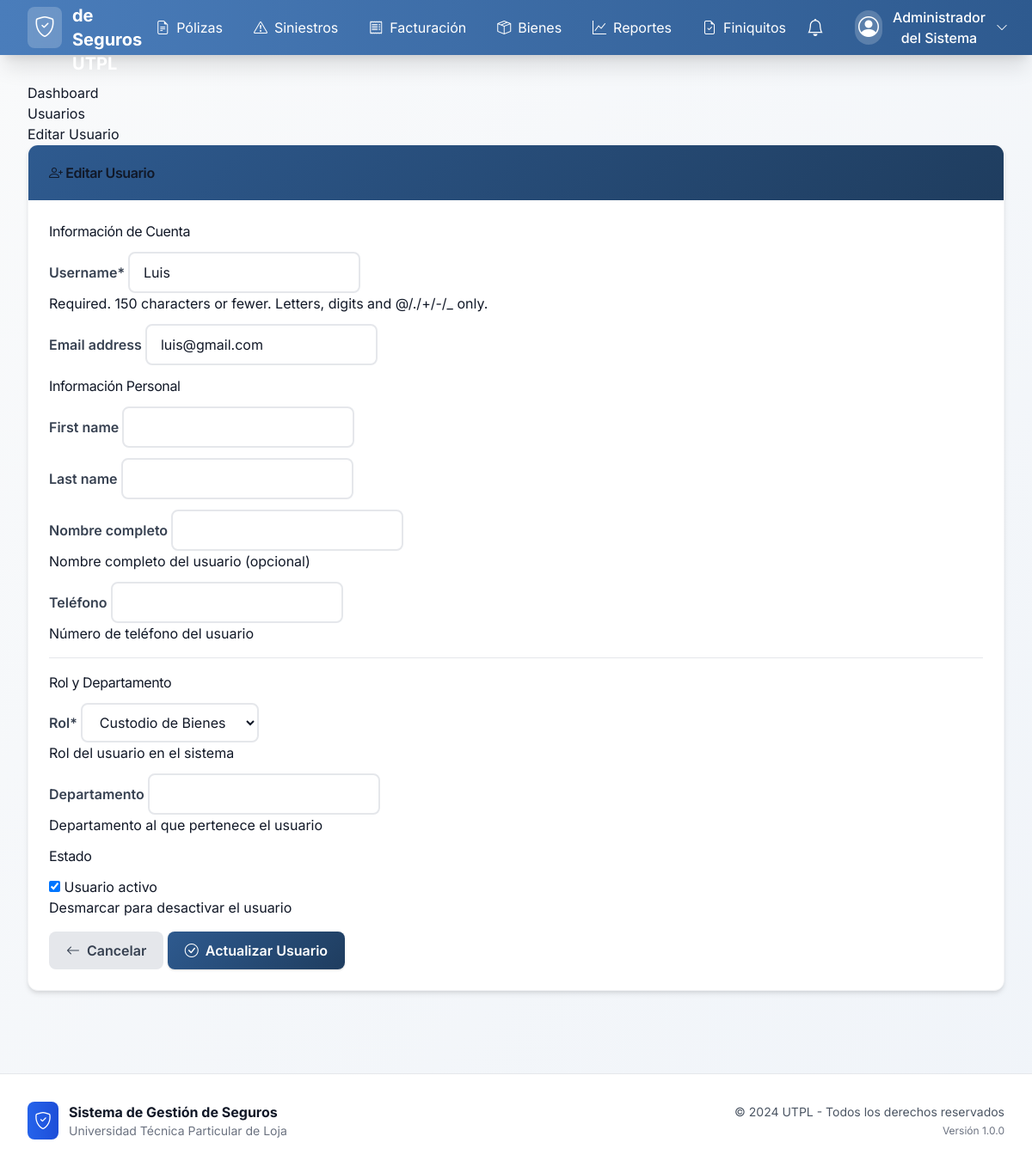
Page /accounts/users/2/edit/ (signed in) on the committed database.
### accounts/models.py (models this page shows, shortened)
class UserProfile(AbstractUser):
    ROLE_CHOICES = [
        ('admin', _('Administrador')),
        ('insurance_manager', _('Gerente de Seguros')),
        ('requester', _('Custodio de Bienes')),
    ]
    full_name = models.CharField(
        _('Nombre completo'),
        max_length=255,
        blank=True
    )
    role = models.CharField(
        _('Rol'),
        max_length=20,
        choices=ROLE_CHOICES,
        default='requester'
    )
    department = models.CharField(
        _('Departamento'),
        max_length=100,
        blank=True
    )
    phone = models.CharField(
        _('Teléfono'),
        max_length=20,
        blank=True
    )
    created_at = models.DateTimeField(_('Fecha de creación'), auto_now_add=True)
    updated_at = models.DateTimeField(_('Fecha de actualización'), auto_now=True)
    class Meta:
        verbose_name = _('Perfil de Usuario')
        verbose_name_plural = _('Perfiles de Usuario')
        ordering = ['-created_at']
    def get_full_name(self):
        if self.full_name:
            return self.full_name
        return super().get_full_name() or self.username
    def get_role_permissions(self):
        permissions_map = {
            'admin': [
                'users_read', 'users_write', 'users_create', 'users_update', 'users_delete', 'users_manage',
                'policies_read', 'policies_write', 'policies_create', 'policies_update', 'policies_delete', 'policies_manage',
                'claims_read', 'claims_write', 'claims_update', 'claims_delete', 'claims_manage',
                'invoices_read', 'invoices_write', 'invoices_create', 'invoices_update', 'invoices_delete', 'invoices_manage',
                'assets_read', 'assets_write', 'assets_create', 'assets_update', 'assets_delete', 'assets_manage',
                'reports_read', 'reports_write', 'reports_create', 'reports_update', 'reports_delete', 'reports_manage',
                'insurance_companies_read', 'insurance_companies_write', 'insurance_companies_create', 'insurance_companies_update', 'insurance_companies_delete', 'insurance_companies_manage',
                'brokers_read', 'brokers_write', 'brokers_create', 'brokers_update', 'brokers_delete', 'brokers_manage',
                'settings_read', 'settings_write', 'settings_create', 'settings_update', 'settings_delete', 'settings_manage',
                'alerts_read', 'alerts_create', 'alerts_write', 'alerts_execute', 'alerts_delete'
            ],
            'insurance_manager': [
                'users_read',
                'policies_read', 'policies_write', 'policies_create', 'policies_update', 'policies_delete',
                'claims_read', 'claims_write', 'claims_update', 'claims_manage',
                'invoices_read', 'invoices_write', 'invoices_create', 'invoices_update',
                'assets_read',
                'reports_read',
                'insurance_companies_read', 'insurance_companies_write', 'insurance_companies_create', 'insurance_companies_update',
                'brokers_read', 'brokers_write', 'brokers_create', 'brokers_update'
            ],
            'requester': [
                'claims_read', 'claims_write', 'claims_create',
                'assets_read'  # Only their own assets
            ]
        }
        return permissions_map.get(self.role, [])
    def has_perm(self, perm, obj=None):
        if super().has_perm(perm, obj):
            return True
        if not self.is_active or not perm:
            return False
        codename = perm.split('.')[-1]
        return codename in self.get_role_permissions()
    def has_perms(self, perm_list, obj=None):
        return all(self.has_perm(perm, obj) for perm in perm_list)

### accounts/views.py (the view)
# urls.py: path('users/<int:pk>/edit/', views.user_edit, name='user_edit'),
@login_required
@permission_required('accounts.users_write', raise_exception=True)
def user_edit(request, pk):
    user = get_object_or_404(UserProfile, pk=pk)
    if request.method == 'POST':
        form = UserProfileChangeForm(request.POST, instance=user)
        if form.is_valid():
            old_values = {
                'username': user.username,
                'email': user.email,
                'first_name': user.first_name,
                'last_name': user.last_name,
                'full_name': user.full_name,
                'role': user.role,
                'department': user.department,
                'phone': user.phone,
                'is_active': user.is_active
            }
            updated_user = form.save()
            new_values = {
                'username': updated_user.username,
                'email': updated_user.email,
                'first_name': updated_user.first_name,
                'last_name': updated_user.last_name,
                'full_name': updated_user.full_name,
                'role': updated_user.role,
                'department': updated_user.department,
                'phone': updated_user.phone,
                'is_active': updated_user.is_active
            }
            AuditLog.log_action(
                user=request.user,
                action_type='update',
                entity_type='user',
                entity_id=str(updated_user.id),
                description=f'Usuario actualizado: {updated_user.username}',
                old_values=old_values,
                new_values=new_values
            )
            messages.success(request, _('Usuario actualizado exitosamente.'))
            return redirect('accounts:user_detail', pk=updated_user.pk)
    else:
        form = UserProfileChangeForm(instance=user)
    return render(request, 'accounts/user_form.html', {
        'form': form,
        'user_obj': user,
        'title': _('Editar Usuario'),
        'submit_text': _('Actualizar Usuario'),
    })

### templates/accounts/user_form.html (shortened to what this page needs)
{% extends 'base.html' %}
{% load static %}
{% load crispy_forms_tags %}
{% block content %}
<div class="row">
    <div class="col-12">
        <nav aria-label="breadcrumb">
            <ol class="breadcrumb">
                <li class="breadcrumb-item"><a href="{% url 'accounts:dashboard' %}">Dashboard</a></li>
                <li class="breadcrumb-item"><a href="{% url 'accounts:user_list' %}">Usuarios</a></li>
                <li class="breadcrumb-item active">{{ title }}</li>
            </ol>
        </nav>
    </div>
</div>
<div class="row">
    <div class="col-lg-8 mx-auto">
        <div class="card">
            <div class="card-header">
                <h4 class="mb-0">
                    <i class="bi bi-person-plus"></i> {{ title }}
                </h4>
            </div>
            <div class="card-body">
                <form method="post" novalidate>
                    <div class="row">
                        <div class="col-md-6">
                            <h5 class="mb-3">Información de Cuenta</h5>
                            {{ form.username|as_crispy_field }}
                            {{ form.email|as_crispy_field }}
                        </div>
                        <div class="col-md-6">
                            <h5 class="mb-3">Información Personal</h5>
                            {{ form.first_name|as_crispy_field }}
                            {{ form.last_name|as_crispy_field }}
                            {{ form.full_name|as_crispy_field }}
                            {{ form.phone|as_crispy_field }}
                        </div>
                    </div>
                    <hr class="my-4">
                    <div class="row">
                        <div class="col-md-6">
                            <h5 class="mb-3">Rol y Departamento</h5>
                            {{ form.role|as_crispy_field }}
                            {{ form.department|as_crispy_field }}
                        </div>
                        <div class="col-md-6">
                            <h5 class="mb-3">Estado</h5>
                            {% if form.is_active %}
                            {{ form.is_active|as_crispy_field }}
                            {% endif %}
                        </div>
                    </div>
                    <div class="d-flex justify-content-between mt-4">
                        <a href="{% url 'accounts:user_list' %}" class="btn btn-secondary">
                            <i class="bi bi-arrow-left"></i> Cancelar
                        </a>
                        <button type="submit" class="btn btn-primary">
                            <i class="bi bi-check-circle"></i> {{ submit_text }}
                        </button>
                    </div>
                </form>
            </div>
        </div>
    </div>
</div>
{% endblock %}

### templates/base.html (shortened to what this page needs)
{% load static %}
<!DOCTYPE html>
<html lang="es">
<head>
    <script src="https://cdn.tailwindcss.com"></script>
    <link href="https://cdn.jsdelivr.net/npm/bootstrap-icons@1.10.0/font/bootstrap-icons.css" rel="stylesheet">
    <link href="{% static 'css/style.css' %}" rel="stylesheet">
</head>
<body class="bg-gradient-to-br from-gray-50 to-blue-50 min-h-screen" style="background: linear-gradient(to bottom right, #f9fafb 0%, #f0f4f9 100%);">
    <nav class="shadow-xl sticky top-0 z-50" style="background: linear-gradient(to right, #4a7dbb 0%, #2e5a8f 100%);">
        <div class="max-w-7xl mx-auto px-4 sm:px-6 lg:px-8">
            <div class="flex items-center justify-between h-16">
                <div class="flex items-center">
                    <a href="{% url 'accounts:dashboard' %}" class="flex items-center space-x-3 text-white hover:text-blue-100 transition-colors">
                        <div class="bg-white/20 p-2 rounded-lg backdrop-blur-sm">
                            <i class="bi bi-shield-check text-2xl"></i>
                        </div>
                        <span class="font-bold text-xl hidden sm:inline">Sistema de Seguros UTPL</span>
                    </a>
                </div>
                {% if user.is_authenticated and user_permissions %}
                <div class="hidden md:flex items-center space-x-1">
                    {% if 'policies_read' in user_permissions %}
                    <a href="{% url 'policies:policy_list' %}" class="px-4 py-2 text-white hover:bg-white/10 rounded-lg transition-all flex items-center space-x-2">
                        <i class="bi bi-file-earmark-text"></i>
                        <span>Pólizas</span>
                    </a>
                    {% endif %}
                    {% if 'claims_read' in user_permissions %}
                    <a href="{% url 'claims:claim_list' %}" class="px-4 py-2 text-white hover:bg-white/10 rounded-lg transition-all flex items-center space-x-2">
                        <i class="bi bi-exclamation-triangle"></i>
                        <span>Siniestros</span>
                    </a>
                    {% endif %}
                    {% if 'invoices_read' in user_permissions %}
                    <a href="{% url 'invoices:invoice_list' %}" class="px-4 py-2 text-white hover:bg-white/10 rounded-lg transition-all flex items-center space-x-2">
                        <i class="bi bi-receipt"></i>
                        <span>Facturación</span>
                    </a>
                    {% endif %}
                    {% if 'assets_read' in user_permissions %}
                    <a href="{% url 'assets:asset_list' %}" class="px-4 py-2 text-white hover:bg-white/10 rounded-lg transition-all flex items-center space-x-2">
                        <i class="bi bi-box-seam"></i>
                        <span>Bienes</span>
                    </a>
                    {% endif %}
                    {% if 'reports_read' in user_permissions %}
                    <a href="{% url 'reports:report_list' %}" class="px-4 py-2 text-white hover:bg-white/10 rounded-lg transition-all flex items-center space-x-2">
                        <i class="bi bi-graph-up"></i>
                        <span>Reportes</span>
                    </a>
                    {% endif %}
                    {% if 'claims_read' in user_permissions %}
                    <a href="{% url 'claims:claim_settlements_list' %}" class="px-4 py-2 text-white hover:bg-white/10 rounded-lg transition-all flex items-center space-x-2">
                        <i class="bi bi-file-earmark-check"></i>
                        <span>Finiquitos</span>
                    </a>
                    {% endif %}
                </div>
                <div class="flex items-center space-x-4">
                    <div class="relative" x-data="{ open: false }">
                        <button @click="open = !open" class="relative p-2 text-white hover:bg-white/10 rounded-lg transition-all">
                            <i class="bi bi-bell text-xl"></i>
                        </button>
                    </div>
                    <div class="relative" x-data="{ open: false }">
                        <button @click="open = !open" class="flex items-center space-x-3 px-3 py-2 text-white hover:bg-white/10 rounded-lg transition-all">
                            <div class="bg-white/20 p-1 rounded-full">
                                <i class="bi bi-person-circle text-2xl"></i>
                            </div>
                            <span class="hidden sm:inline font-medium">{{ user_full_name|default:user.username }}</span>
                            <i class="bi bi-chevron-down text-sm"></i>
                        </button>
                    </div>
                </div>
                {% endif %}
            </div>
        </div>
    </nav>
    <main class="max-w-7xl mx-auto px-4 sm:px-6 lg:px-8 py-8">
        <div class="fade-in">
            {% block content %}{% endblock %}
        </div>
    </main>
    <footer class="bg-white border-t border-gray-200 mt-16">
        <div class="max-w-7xl mx-auto px-4 sm:px-6 lg:px-8 py-8">
            <div class="flex flex-col md:flex-row justify-between items-center">
                <div class="flex items-center space-x-3 mb-4 md:mb-0">
                    <div class="bg-gradient-to-r from-blue-600 to-blue-700 p-2 rounded-lg">
                        <i class="bi bi-shield-check text-white text-xl"></i>
                    </div>
                    <div>
                        <p class="font-bold text-gray-900">Sistema de Gestión de Seguros</p>
                        <p class="text-sm text-gray-500">Universidad Técnica Particular de Loja</p>
                    </div>
                </div>
                <div class="text-center md:text-right">
                    <p class="text-sm text-gray-600">&copy; 2024 UTPL - Todos los derechos reservados</p>
                    <p class="text-xs text-gray-500 mt-1">Versión 1.0.0</p>
                </div>
            </div>
        </div>
    </footer>
</body>
</html>

### rows in the picture
UserProfile: full_name+username "Administrador del Sistema"
UserProfile: username "Luis", email "luis@gmail.com", role "Custodio de Bienes", is_active "☑"

### other values in the picture
{{ title }} "Editar Usuario"
{{ submit_text }} "Actualizar Usuario"
